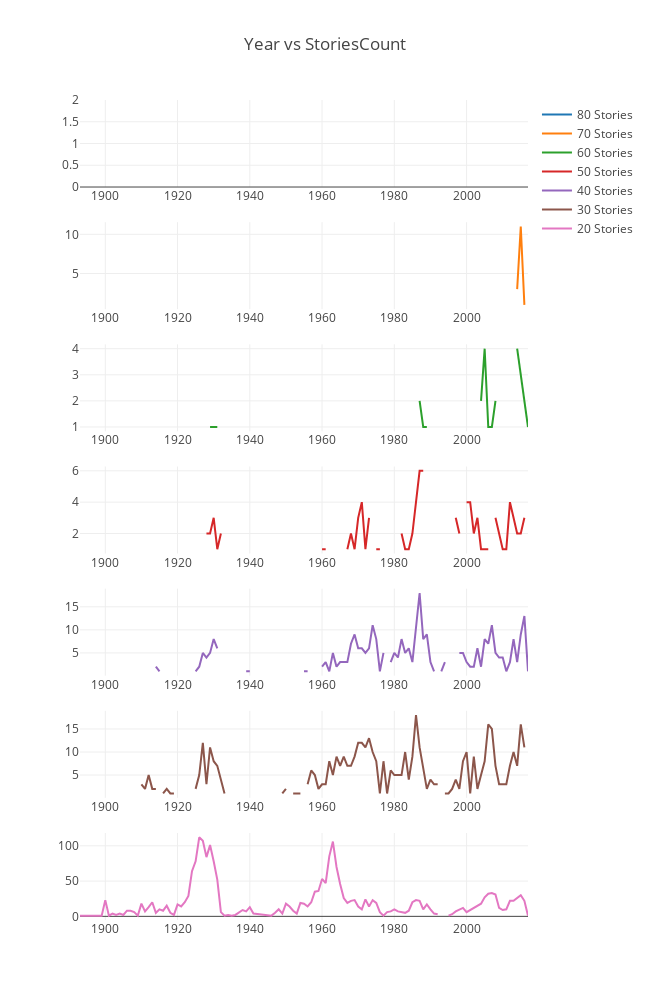

Notebook code cell kept with this figure:
### Code cell
init_notebook_mode(connected=True)
# Start your answer here, inserting more cells as you go along

# aggregate based on counts by year and floors
year_floors = pd.DataFrame( { "YearBuilt": ny['YearBuilt'] , "NumFloors": ny['NumFloors'] } ) 

#year_floors

# Add a column for rounded tens of stories
stories = round(year_floors["NumFloors"], -1)
year_floors['Stories'] = stories

# Check out the structure of the data
year_floors.drop(['NumFloors'], axis = 1, inplace = True)
year_floors = year_floors[( year_floors['Stories'] >=20 ) & ( year_floors['Stories'] <=90 ) ]

#grouped = year_floors.groupby(['YearBuilt','Stories'], as_index=False).size().unstack().reset_index()
grouped = year_floors.groupby(['YearBuilt','Stories'])['Stories'].count().unstack().reset_index()
#x= list(grouped['YearBuilt'])
#y= list(grouped[20.0])


trace_20 = Scatter(x = list(grouped['YearBuilt']),y = list(grouped[20.0]) ,name='20 Stories')     # Plot 20 Stories
trace_30 = Scatter(x = list(grouped['YearBuilt']),y = list(grouped[30.0]) ,name='30 Stories')     # Plot 30 Stories
trace_40 = Scatter(x = list(grouped['YearBuilt']),y = list(grouped[40.0]) ,name='40 Stories')     # Plot 40 Stories
trace_50 = Scatter(x = list(grouped['YearBuilt']),y = list(grouped[50.0]) ,name='50 Stories')     # Plot 50 Stories
trace_60 = Scatter(x = list(grouped['YearBuilt']),y = list(grouped[60.0]) ,name='60 Stories')     # Plot 60 Stories
trace_70 = Scatter(x = list(grouped['YearBuilt']),y = list(grouped[70.0]) ,name='70 Stories')     # Plot 70 Stories
trace_80 = Scatter(x = list(grouped['YearBuilt']),y = list(grouped[80.0]) ,name='80 Stories')     # Plot 80 Stories

fig = tools.make_subplots(rows=7, cols=1)

fig.append_trace(trace_80, 1, 1)
fig.append_trace(trace_70, 2, 1)
fig.append_trace(trace_60, 3, 1)
fig.append_trace(trace_50, 4, 1)
fig.append_trace(trace_40, 5, 1)
fig.append_trace(trace_30, 6, 1)
fig.append_trace(trace_20, 7, 1)


fig['layout'].update(height=1000, width=650, title='Year vs StoriesCount')

#layout = Layout(xaxis = dict(title = 'Year'), yaxis = dict(title = 'Number of Stories'))

#fig = Figure(data = [trace_10], layout = layout)

iplot(fig)

### Figure 1 — Plotly figure (JSON) as saved in the notebook; plotly's stock layout.template omitted (floating-point values rounded to 4 significant figures)
{"data": [{"name": "80 Stories", "type": "scatter", "x": [1893, 1896, 1897, 1898, 1899, 1900, 1901, 1902, 1903, 1904, 1905, 1906, 1907, 1908, 1909, 1910, 1911, 1912, 1913, 1914, 1915, 1916, 1917, 1918, 1919, 1920, 1921, 1922, 1923, 1924, 1925, 1926, 1927, 1928, 1929, 1930, 1931, 1932, 1933, 1934, 1935, 1936, 1937, 1938, 1939, 1940, 1941, 1946, 1947, 1948, 1949, 1950, 1951, 1952, 1953, 1954, 1955, 1956, 1957, 1958, 1959, 1960, 1961, 1962, 1963, 1964, 1965, 1966, 1967, 1968, 1969, 1970, 1971, 1972, 1973, 1974, 1975, 1976, 1977, 1978, 1979, 1980, 1981, 1982, 1983, 1984, 1985, 1986, 1987, 1988, 1989, 1990, 1991, 1992, 1993, 1994, 1995, 1996, 1997, 1998, 1999, 2000, 2001, 2002, 2003, 2004, 2005, 2006, 2007, 2008, 2009, 2010, 2011, 2012, 2013, 2014, 2015, 2016, 2017], "xaxis": "x1", "y": [null, null, null, null, null, null, null, null, null, null, null, null, null, null, null, null, null, null, null, null, null, null, null, null, null, null, null, null, null, null, null, null, null, null, null, null, null, null, null, null, null, null, null, null, null, null, null, null, null, null, null, null, null, null, null, null, null, null, null, null, null, null, null, null, null, null, null, null, null, null, null, null, null, null, null, null, null, null, null, null, null, 1, null, null, null, null, null, 1, null, null, null, null, null, null, null, null, null, null, null, null, null, null, 1, null, null, null, null, null, 1, null, 1, null, null, null, null, null, null, null, null], "yaxis": "y1"}, {"name": "70 Stories", "type": "scatter", "x": [1893, 1896, 1897, 1898, 1899, 1900, 1901, 1902, 1903, 1904, 1905, 1906, 1907, 1908, 1909, 1910, 1911, 1912, 1913, 1914, 1915, 1916, 1917, 1918, 1919, 1920, 1921, 1922, 1923, 1924, 1925, 1926, 1927, 1928, 1929, 1930, 1931, 1932, 1933, 1934, 1935, 1936, 1937, 1938, 1939, 1940, 1941, 1946, 1947, 1948, 1949, 1950, 1951, 1952, 1953, 1954, 1955, 1956, 1957, 1958, 1959, 1960, 1961, 1962, 1963, 1964, 1965, 1966, 1967, 1968, 1969, 1970, 1971, 1972, 1973, 1974, 1975, 1976, 1977, 1978, 1979, 1980, 1981, 1982, 1983, 1984, 1985, 1986, 1987, 1988, 1989, 1990, 1991, 1992, 1993, 1994, 1995, 1996, 1997, 1998, 1999, 2000, 2001, 2002, 2003, 2004, 2005, 2006, 2007, 2008, 2009, 2010, 2011, 2012, 2013, 2014, 2015, 2016, 2017], "xaxis": "x2", "y": [null, null, null, null, null, null, null, null, null, null, null, null, null, null, null, null, null, null, null, null, null, null, null, null, null, null, null, null, null, null, null, null, null, null, null, 1, null, 1, null, null, null, null, 1, null, null, null, null, null, null, null, null, null, null, null, null, null, null, null, null, null, null, null, null, null, null, null, null, null, null, null, null, null, null, null, null, null, null, null, null, null, null, null, null, null, null, null, null, null, 1, null, null, null, null, null, null, null, null, null, null, null, null, 1, null, null, null, null, null, null, null, 1, null, null, null, 1, null, 3, 11, 1, null], "yaxis": "y2"}, {"name": "60 Stories", "type": "scatter", "x": [1893, 1896, 1897, 1898, 1899, 1900, 1901, 1902, 1903, 1904, 1905, 1906, 1907, 1908, 1909, 1910, 1911, 1912, 1913, 1914, 1915, 1916, 1917, 1918, 1919, 1920, 1921, 1922, 1923, 1924, 1925, 1926, 1927, 1928, 1929, 1930, 1931, 1932, 1933, 1934, 1935, 1936, 1937, 1938, 1939, 1940, 1941, 1946, 1947, 1948, 1949, 1950, 1951, 1952, 1953, 1954, 1955, 1956, 1957, 1958, 1959, 1960, 1961, 1962, 1963, 1964, 1965, 1966, 1967, 1968, 1969, 1970, 1971, 1972, 1973, 1974, 1975, 1976, 1977, 1978, 1979, 1980, 1981, 1982, 1983, 1984, 1985, 1986, 1987, 1988, 1989, 1990, 1991, 1992, 1993, 1994, 1995, 1996, 1997, 1998, 1999, 2000, 2001, 2002, 2003, 2004, 2005, 2006, 2007, 2008, 2009, 2010, 2011, 2012, 2013, 2014, 2015, 2016, 2017], "xaxis": "x3", "y": [null, null, null, null, null, null, null, null, null, null, null, null, null, null, null, 1, null, null, 1, null, null, null, null, null, null, null, null, null, null, null, null, null, null, null, 1, 1, 1, null, null, null, null, null, null, null, null, null, null, null, null, null, null, 1, null, null, null, null, null, null, null, null, null, null, 1, null, 1, null, null, null, null, null, null, null, null, 1, null, null, 1, null, 1, null, null, null, null, null, 1, null, 1, null, 2, 1, 1, null, null, null, null, null, null, null, null, null, null, null, null, null, null, 2, 4, 1, 1, 2, null, 1, null, null, null, 4, 3, 2, 1], "yaxis": "y3"}, {"name": "50 Stories", "type": "scatter", "x": [1893, 1896, 1897, 1898, 1899, 1900, 1901, 1902, 1903, 1904, 1905, 1906, 1907, 1908, 1909, 1910, 1911, 1912, 1913, 1914, 1915, 1916, 1917, 1918, 1919, 1920, 1921, 1922, 1923, 1924, 1925, 1926, 1927, 1928, 1929, 1930, 1931, 1932, 1933, 1934, 1935, 1936, 1937, 1938, 1939, 1940, 1941, 1946, 1947, 1948, 1949, 1950, 1951, 1952, 1953, 1954, 1955, 1956, 1957, 1958, 1959, 1960, 1961, 1962, 1963, 1964, 1965, 1966, 1967, 1968, 1969, 1970, 1971, 1972, 1973, 1974, 1975, 1976, 1977, 1978, 1979, 1980, 1981, 1982, 1983, 1984, 1985, 1986, 1987, 1988, 1989, 1990, 1991, 1992, 1993, 1994, 1995, 1996, 1997, 1998, 1999, 2000, 2001, 2002, 2003, 2004, 2005, 2006, 2007, 2008, 2009, 2010, 2011, 2012, 2013, 2014, 2015, 2016, 2017], "xaxis": "x4", "y": [null, null, null, null, null, null, null, null, null, null, null, null, null, null, null, null, null, null, null, null, null, null, null, null, null, null, null, null, null, null, null, null, null, 2, 2, 3, 1, 2, null, null, null, null, null, null, null, null, null, null, null, null, null, null, null, null, null, null, null, null, null, 1, null, 1, 1, null, 2, null, 1, null, 1, 2, 1, 3, 4, 1, 3, null, 1, 1, null, 1, null, 1, null, 2, 1, 1, 2, 4, 6, 6, null, null, null, 2, null, null, null, null, 3, 2, null, 4, 4, 2, 3, 1, 1, 1, null, 3, 2, 1, 1, 4, 3, 2, 2, 3, null], "yaxis": "y4"}, {"name": "40 Stories", "type": "scatter", "x": [1893, 1896, 1897, 1898, 1899, 1900, 1901, 1902, 1903, 1904, 1905, 1906, 1907, 1908, 1909, 1910, 1911, 1912, 1913, 1914, 1915, 1916, 1917, 1918, 1919, 1920, 1921, 1922, 1923, 1924, 1925, 1926, 1927, 1928, 1929, 1930, 1931, 1932, 1933, 1934, 1935, 1936, 1937, 1938, 1939, 1940, 1941, 1946, 1947, 1948, 1949, 1950, 1951, 1952, 1953, 1954, 1955, 1956, 1957, 1958, 1959, 1960, 1961, 1962, 1963, 1964, 1965, 1966, 1967, 1968, 1969, 1970, 1971, 1972, 1973, 1974, 1975, 1976, 1977, 1978, 1979, 1980, 1981, 1982, 1983, 1984, 1985, 1986, 1987, 1988, 1989, 1990, 1991, 1992, 1993, 1994, 1995, 1996, 1997, 1998, 1999, 2000, 2001, 2002, 2003, 2004, 2005, 2006, 2007, 2008, 2009, 2010, 2011, 2012, 2013, 2014, 2015, 2016, 2017], "xaxis": "x5", "y": [null, null, null, null, null, null, null, null, null, null, null, null, null, null, 1, null, null, null, null, 2, 1, null, null, null, null, null, null, null, 1, null, 1, 2, 5, 4, 5, 8, 6, null, null, null, 1, null, null, null, 1, 1, null, null, null, null, null, 2, null, 1, null, null, 1, 1, null, 3, null, 2, 3, 1, 5, 2, 3, 3, 3, 7, 9, 6, 6, 5, 6, 11, 8, 1, 5, null, 3, 5, 4, 8, 5, 6, 3, 11, 18, 8, 9, 3, 1, null, 1, 3, null, 3, null, 5, 5, 3, 2, 2, 6, 2, 8, 7, 11, 5, 4, 4, 1, 3, 8, 3, 9, 13, 1], "yaxis": "y5"}, {"name": "30 Stories", "type": "scatter", "x": [1893, 1896, 1897, 1898, 1899, 1900, 1901, 1902, 1903, 1904, 1905, 1906, 1907, 1908, 1909, 1910, 1911, 1912, 1913, 1914, 1915, 1916, 1917, 1918, 1919, 1920, 1921, 1922, 1923, 1924, 1925, 1926, 1927, 1928, 1929, 1930, 1931, 1932, 1933, 1934, 1935, 1936, 1937, 1938, 1939, 1940, 1941, 1946, 1947, 1948, 1949, 1950, 1951, 1952, 1953, 1954, 1955, 1956, 1957, 1958, 1959, 1960, 1961, 1962, 1963, 1964, 1965, 1966, 1967, 1968, 1969, 1970, 1971, 1972, 1973, 1974, 1975, 1976, 1977, 1978, 1979, 1980, 1981, 1982, 1983, 1984, 1985, 1986, 1987, 1988, 1989, 1990, 1991, 1992, 1993, 1994, 1995, 1996, 1997, 1998, 1999, 2000, 2001, 2002, 2003, 2004, 2005, 2006, 2007, 2008, 2009, 2010, 2011, 2012, 2013, 2014, 2015, 2016, 2017], "xaxis": "x6", "y": [null, 1, null, null, null, null, null, 2, null, 1, null, null, 1, null, null, 3, 2, 5, 2, 2, null, 1, 2, 1, 1, null, 1, null, 2, null, 2, 5, 12, 3, 11, 8, 7, 4, 1, null, null, null, 1, null, null, 1, null, null, 1, null, 1, 2, null, 1, 1, 1, null, 3, 6, 5, 2, 3, 3, 8, 5, 9, 7, 9, 7, 7, 9, 12, 12, 11, 13, 10, 8, 1, 8, 1, 6, 5, 5, 5, 10, 4, 9, 18, 11, 6, 2, 4, 3, 3, null, 1, 1, 2, 4, 2, 8, 10, 1, 9, 2, 5, 8, 16, 15, 7, 3, 3, 3, 7, 10, 7, 16, 11, null], "yaxis": "y6"}, {"name": "20 Stories", "type": "scatter", "x": [1893, 1896, 1897, 1898, 1899, 1900, 1901, 1902, 1903, 1904, 1905, 1906, 1907, 1908, 1909, 1910, 1911, 1912, 1913, 1914, 1915, 1916, 1917, 1918, 1919, 1920, 1921, 1922, 1923, 1924, 1925, 1926, 1927, 1928, 1929, 1930, 1931, 1932, 1933, 1934, 1935, 1936, 1937, 1938, 1939, 1940, 1941, 1946, 1947, 1948, 1949, 1950, 1951, 1952, 1953, 1954, 1955, 1956, 1957, 1958, 1959, 1960, 1961, 1962, 1963, 1964, 1965, 1966, 1967, 1968, 1969, 1970, 1971, 1972, 1973, 1974, 1975, 1976, 1977, 1978, 1979, 1980, 1981, 1982, 1983, 1984, 1985, 1986, 1987, 1988, 1989, 1990, 1991, 1992, 1993, 1994, 1995, 1996, 1997, 1998, 1999, 2000, 2001, 2002, 2003, 2004, 2005, 2006, 2007, 2008, 2009, 2010, 2011, 2012, 2013, 2014, 2015, 2016, 2017], "xaxis": "x7", "y": [1, 1, 1, 1, 1, 23, 1, 4, 2, 4, 2, 8, 8, 6, 1, 18, 7, 13, 20, 5, 10, 8, 15, 5, 2, 17, 14, 20, 29, 64, 78, 112, 107, 84, 101, 78, 52, 6, 1, 2, 1, 2, 5, 9, 7, 13, 4, 1, 5, 10, 4, 18, 14, 8, 4, 19, 18, 14, 20, 35, 36, 53, 47, 85, 106, 70, 46, 26, 19, 22, 23, 14, 10, 24, 14, 23, 19, 6, 1, 6, 7, 10, 7, 6, 5, 8, 20, 23, 22, 10, 17, 10, 4, 3, null, null, 1, 3, 7, 9, 12, 6, 9, 11, 15, 18, 27, 32, 33, 31, 12, 9, 10, 22, 22, 26, 30, 22, 1], "yaxis": "y7"}], "layout": {"height": 1000, "title": "Year vs StoriesCount", "width": 650, "xaxis1": {"anchor": "y1", "domain": [0, 1]}, "xaxis2": {"anchor": "y2", "domain": [0, 1]}, "xaxis3": {"anchor": "y3", "domain": [0, 1]}, "xaxis4": {"anchor": "y4", "domain": [0, 1]}, "xaxis5": {"anchor": "y5", "domain": [0, 1]}, "xaxis6": {"anchor": "y6", "domain": [0, 1]}, "xaxis7": {"anchor": "y7", "domain": [0, 1]}, "yaxis1": {"anchor": "x1", "domain": [0.8939, 1]}, "yaxis2": {"anchor": "x2", "domain": [0.7449, 0.851]}, "yaxis3": {"anchor": "x3", "domain": [0.5959, 0.702]}, "yaxis4": {"anchor": "x4", "domain": [0.4469, 0.5531]}, "yaxis5": {"anchor": "x5", "domain": [0.298, 0.4041]}, "yaxis6": {"anchor": "x6", "domain": [0.149, 0.2551]}, "yaxis7": {"anchor": "x7", "domain": [0, 0.1061]}}}
